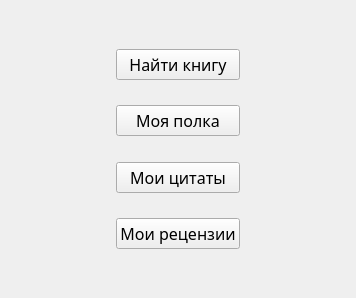
<?xml version="1.0" encoding="UTF-8"?>
<ui version="4.0">
 <class>main_menu</class>
 <widget class="QWidget" name="main_menu">
  <property name="geometry">
   <rect>
    <x>0</x>
    <y>0</y>
    <width>356</width>
    <height>298</height>
   </rect>
  </property>
  <property name="minimumSize">
   <size>
    <width>292</width>
    <height>231</height>
   </size>
  </property>
  <property name="font">
   <font>
    <pointsize>12</pointsize>
   </font>
  </property>
  <property name="windowTitle">
   <string>Form</string>
  </property>
  <layout class="QGridLayout" name="gridLayout">
   <item row="0" column="0">
    <layout class="QHBoxLayout" name="horizontalLayout">
     <item>
      <spacer name="horizontalSpacer">
       <property name="orientation">
        <enum>Qt::Horizontal</enum>
       </property>
       <property name="sizeHint" stdset="0">
        <size>
         <width>40</width>
         <height>20</height>
        </size>
       </property>
      </spacer>
     </item>
     <item>
      <layout class="QVBoxLayout" name="verticalLayout">
       <item>
        <spacer name="verticalSpacer_7">
         <property name="orientation">
          <enum>Qt::Vertical</enum>
         </property>
         <property name="sizeHint" stdset="0">
          <size>
           <width>20</width>
           <height>40</height>
          </size>
         </property>
        </spacer>
       </item>
       <item>
        <spacer name="verticalSpacer">
         <property name="orientation">
          <enum>Qt::Vertical</enum>
         </property>
         <property name="sizeHint" stdset="0">
          <size>
           <width>20</width>
           <height>40</height>
          </size>
         </property>
        </spacer>
       </item>
       <item>
        <widget class="QPushButton" name="findBook">
         <property name="font">
          <font>
           <family>Segoe Script</family>
           <pointsize>12</pointsize>
          </font>
         </property>
         <property name="layoutDirection">
          <enum>Qt::RightToLeft</enum>
         </property>
         <property name="text">
          <string>Найти книгу</string>
         </property>
        </widget>
       </item>
       <item>
        <spacer name="verticalSpacer_4">
         <property name="orientation">
          <enum>Qt::Vertical</enum>
         </property>
         <property name="sizeHint" stdset="0">
          <size>
           <width>20</width>
           <height>40</height>
          </size>
         </property>
        </spacer>
       </item>
       <item>
        <widget class="QPushButton" name="my_bookss">
         <property name="font">
          <font>
           <family>Segoe Script</family>
           <pointsize>12</pointsize>
          </font>
         </property>
         <property name="text">
          <string>Моя полка</string>
         </property>
        </widget>
       </item>
       <item>
        <spacer name="verticalSpacer_3">
         <property name="orientation">
          <enum>Qt::Vertical</enum>
         </property>
         <property name="sizeHint" stdset="0">
          <size>
           <width>20</width>
           <height>40</height>
          </size>
         </property>
        </spacer>
       </item>
       <item>
        <widget class="QPushButton" name="My_quotations">
         <property name="font">
          <font>
           <family>Segoe Script</family>
           <pointsize>12</pointsize>
          </font>
         </property>
         <property name="text">
          <string>Мои цитаты</string>
         </property>
        </widget>
       </item>
       <item>
        <spacer name="verticalSpacer_5">
         <property name="orientation">
          <enum>Qt::Vertical</enum>
         </property>
         <property name="sizeHint" stdset="0">
          <size>
           <width>20</width>
           <height>40</height>
          </size>
         </property>
        </spacer>
       </item>
       <item>
        <widget class="QPushButton" name="My_reviews">
         <property name="font">
          <font>
           <family>Segoe Script</family>
          </font>
         </property>
         <property name="text">
          <string>Мои рецензии</string>
         </property>
        </widget>
       </item>
       <item>
        <spacer name="verticalSpacer_6">
         <property name="orientation">
          <enum>Qt::Vertical</enum>
         </property>
         <property name="sizeHint" stdset="0">
          <size>
           <width>20</width>
           <height>40</height>
          </size>
         </property>
        </spacer>
       </item>
       <item>
        <spacer name="verticalSpacer_2">
         <property name="orientation">
          <enum>Qt::Vertical</enum>
         </property>
         <property name="sizeHint" stdset="0">
          <size>
           <width>20</width>
           <height>40</height>
          </size>
         </property>
        </spacer>
       </item>
      </layout>
     </item>
     <item>
      <spacer name="horizontalSpacer_2">
       <property name="orientation">
        <enum>Qt::Horizontal</enum>
       </property>
       <property name="sizeHint" stdset="0">
        <size>
         <width>40</width>
         <height>20</height>
        </size>
       </property>
      </spacer>
     </item>
    </layout>
   </item>
  </layout>
 </widget>
 <resources/>
 <connections/>
</ui>
